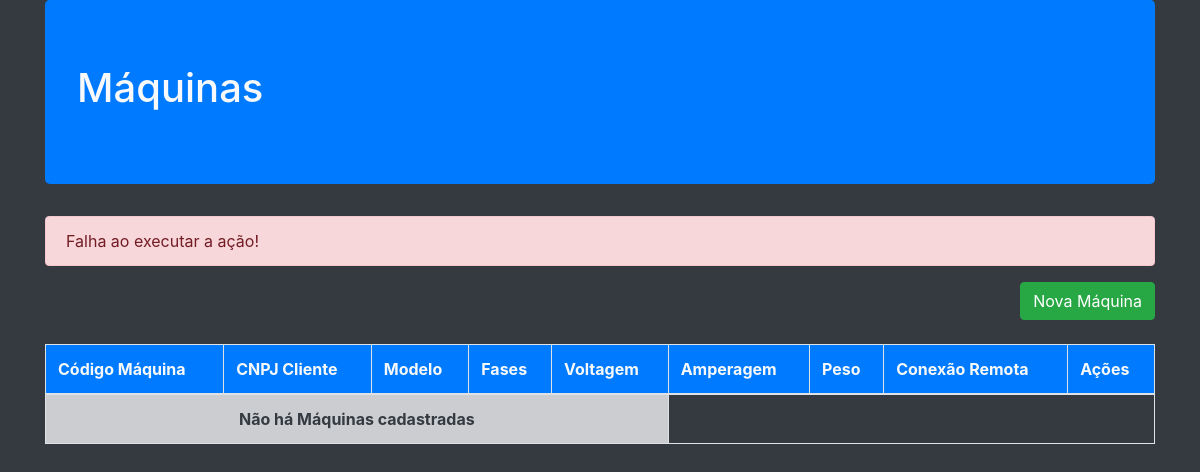
Before: /Maquinas/ListaMaquina.php?status=error with the older database file.
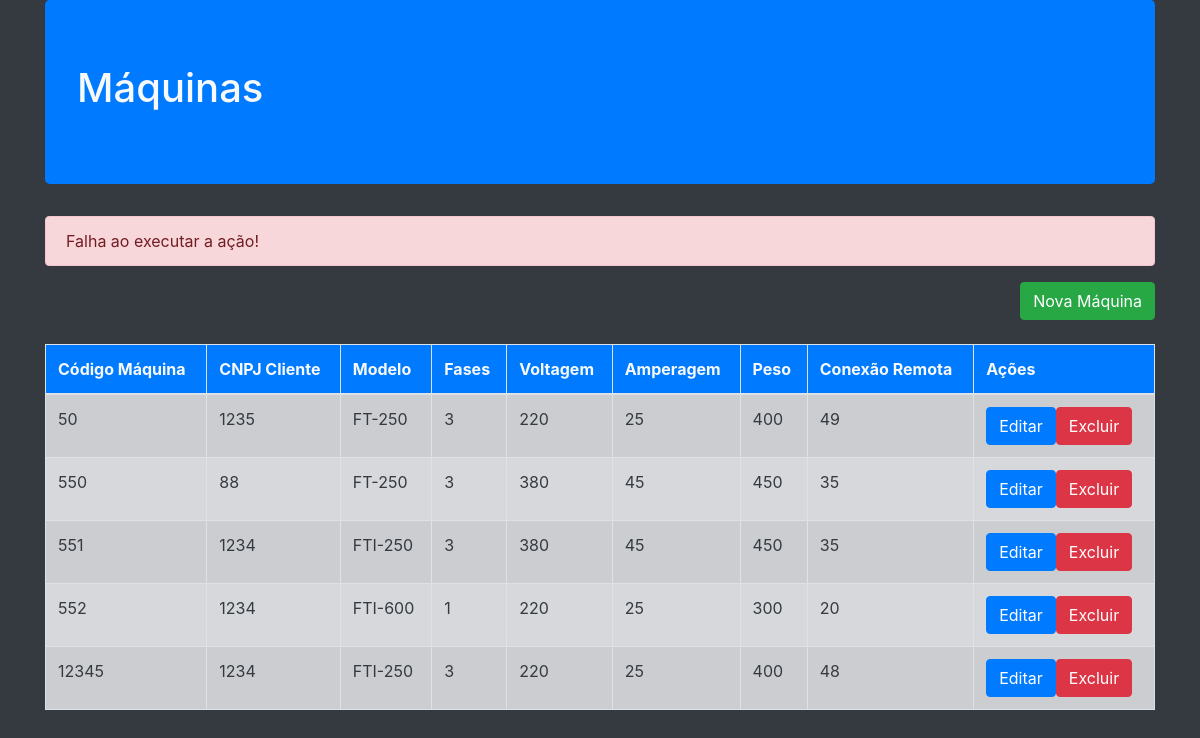
After: the same page with the newer database file.
### tables this page shows
CREATE TABLE `maquina` (
  `cod_maq` decimal(10,0) NOT NULL,
  `modelo` varchar(100) NOT NULL,
  `fases` int(3) NOT NULL,
  `voltagem` int(11) NOT NULL,
  `amperagem` varchar(10) NOT NULL,
  `peso` varchar(10) NOT NULL,
  `maq` varchar(10) DEFAULT NULL,
  `cnpj_cli` varchar(14) NOT NULL
);

### Vendedor/App/Db/Conexao.class.php (called while the page is built, shortened)
<?php
class Conexao{
private $table;
private $connection;
public function __construct($table=null)
{
    $this->table= $table;
}
private function Conexao(){
    $username='root';
    $password='';
   try{
        $this->connection= new PDO ('mysql:host=localhost;dbname=cadastro_maquinas',$username, $password);
        $this->connection->setAttribute(PDO::ATTR_ERRMODE,PDO::ERRMODE_EXCEPTION);
    }catch(PDOException $e){
        die('ERROR:'.$e->getMessage());
}
}
public function execute($query,$params=[]){
    try{
        $statement = $this->connection->prepare($query);
        $statement->execute($params);
        return $statement;
    }catch(PDOException $e){
        die('ERROR:'.$e->getMessage());
    }
}
public function select($where=null,$order=null,$limit=null,$fields='*'){
    $where= strlen($where)?'WHERE '.$where:'';
    $order= strlen($order)?'ORDER BY '.$order:'';
    $limit= strlen($limit)?'LIMIT '.$limit:'';
    $query='SELECT '.$fields.' FROM '.$this->table.' '.$where.' '.$order.' '.$limit;
    return $this->execute($query);
}
}
?>

### Vendedor/App/Entity/Maquina.class.php (called while the page is built, shortened)
<?php
require_once ('../Vendedor/App/Db/Conexao.class.php');
class Maquina{
public static function getMaquinas($where=null,$order=null,$limit=null,$fields='*'){
return (new Conexao('maquina'))->select($where,$order,$limit,$fields)
                                ->fetchAll(PDO::FETCH_CLASS,self::class);
}
}
?>

### Maquinas/ListaMaquina.php (the view, shortened to what this page needs)
<?php
require ('../Vendedor/App/Entity/Maquina.class.php');
$maquinas = Maquina:: getMaquinas();
$imprime='';
foreach ($maquinas as $maquina){
    $imprime.= '<tr>
    <td>'.$maquina->cod_maq.'</td>
    <td>'.$maquina->cnpj_cli.'</td>
    <td>'.$maquina->modelo.'</td>
    <td>'.$maquina->fases.'</td>
    <td>'.$maquina->voltagem.'</td>
    <td>'.$maquina->amperagem.'</td>
    <td>'.$maquina->peso.'</td>
    <td>'.$maquina->maq.'</td>
    <td><a href="EditarMaquina.php?maquina='.$maquina->cod_maq.'" class="btn btn-primary">Editar</a ><a href="DeletarMaquina.php?maquina='.$maquina->cod_maq.'"  class="btn btn-danger">Excluir</a></td>
</tr>';
}
$msg='';
if(isset($_GET['status'])){
    switch ($_GET['status']){
        case 'error':
            $msg='<div class="alert alert-danger">Falha ao executar a ação!</div>';
            break;
    }
}
require ('./Header.php')
?>
<?=$msg?>
<a class="btn btn-success mb-4 float-right" href="./CadastraMaquina.php">Nova Máquina</a>
<table class="table  table-striped table-bordered table-hover">
    <thead class="bg-primary">
        <tr>
            <th>Código Máquina</th>
            <th>CNPJ Cliente</th>
            <th>Modelo</th>
            <th>Fases</th>
            <th>Voltagem</th>
            <th>Amperagem</th>
            <th>Peso</th>
            <th>Conexão Remota</th>
            <th>Ações</th>
        </tr>
    </thead>
    <tbody class="table-secondary text-dark">
       <?php if ($imprime=='')
       {$imprime='<tr><td class="font-weight-bold text-center" colspan="5">Não há Máquinas cadastradas</td></tr>';}
       echo $imprime;?>
    </tbody>
</table>
<?php
require ('./Footer.php')
?>

### Maquinas/Header.php (shortened to what this page needs)
<!doctype html>
<html lang="en">
  <head>
    <link rel="stylesheet" href="https://maxcdn.bootstrapcdn.com/bootstrap/4.0.0/css/bootstrap.min.css">
  </head>
  <body class="bg-dark text-light">
    <div class="container">
        <div class="jumbotron bg-primary">
            <h1>Máquinas</h1>
        </div>

### Maquinas/Footer.php (shortened to what this page needs)
</div>
</body>
</html>

Changed rows visible on the page:
added maquina: cod_maq "50", cnpj_cli "1235", modelo "FT-250", fases "3", voltagem "220", amperagem "25", peso "400", maq "49"
added maquina: cod_maq "550", cnpj_cli "88", modelo "FT-250", fases "3", voltagem "380", amperagem "45", peso "450", maq "35"
added maquina: cod_maq "551", cnpj_cli "1234", modelo "FTI-250", fases "3", voltagem "380", amperagem "45", peso "450", maq "35"
added maquina: cod_maq "552", cnpj_cli "1234", modelo "FTI-600", fases "1", voltagem "220", amperagem "25", peso "300", maq "20"
added maquina: cod_maq "12345", cnpj_cli "1234", modelo "FTI-250", fases "3", voltagem "220", amperagem "25", peso "400", maq "48"
Other visible differences:
text no longer shown: "Não há Máquinas cadastradas"
